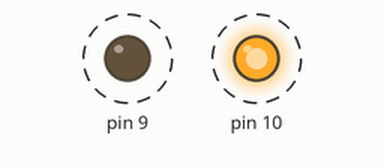
The sketch below on a simulated Arduino Uno, built with avr-gcc and run on an emulated ATmega328P. On the bench: output pins drawn as LEDs (lit = HIGH). Dashed ring = blinking.

Above: at 0.4 s.
Timing chart, 0 to 3.0 s (numbered marks = the images above):
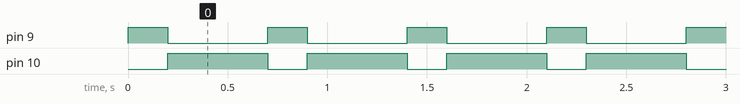

The sketch:

blinkLed_2.ino
```cpp
void setup() {
  // put your setup code here, to run once:
  pinMode(9, OUTPUT);
  pinMode(10, OUTPUT);

}

void loop() {

  int interval1, interval2;

  interval1 = 200;
  interval2 = 500;

  // put your main code here, to run repeatedly:
  digitalWrite(9, HIGH);
  digitalWrite(10, LOW);
  delay(interval1);

  digitalWrite(9, LOW);
  digitalWrite(10, HIGH);
  delay(interval2);
}
```

Measured:
- by itself, pin 9: alternates HIGH for 0.20 s and LOW for 0.50 s
- by itself, pin 10: alternates HIGH for 0.50 s and LOW for 0.20 s
